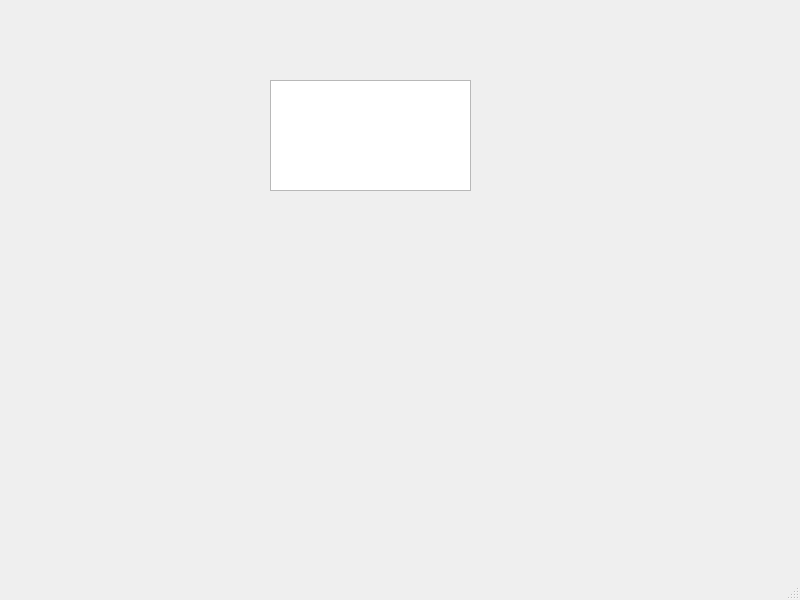
<?xml version="1.0" encoding="UTF-8"?>
<ui version="4.0">
 <class>test_window</class>
 <widget class="QMainWindow" name="test_window">
  <property name="geometry">
   <rect>
    <x>0</x>
    <y>0</y>
    <width>800</width>
    <height>600</height>
   </rect>
  </property>
  <property name="windowTitle">
   <string>MainWindow</string>
  </property>
  <widget class="QWidget" name="centralwidget">
   <widget class="QPlainTextEdit" name="plainTextEdit">
    <property name="geometry">
     <rect>
      <x>270</x>
      <y>80</y>
      <width>201</width>
      <height>111</height>
     </rect>
    </property>
   </widget>
  </widget>
  <widget class="QMenuBar" name="menubar">
   <property name="geometry">
    <rect>
     <x>0</x>
     <y>0</y>
     <width>800</width>
     <height>22</height>
    </rect>
   </property>
  </widget>
  <widget class="QStatusBar" name="statusbar"/>
 </widget>
 <resources/>
 <connections/>
</ui>
